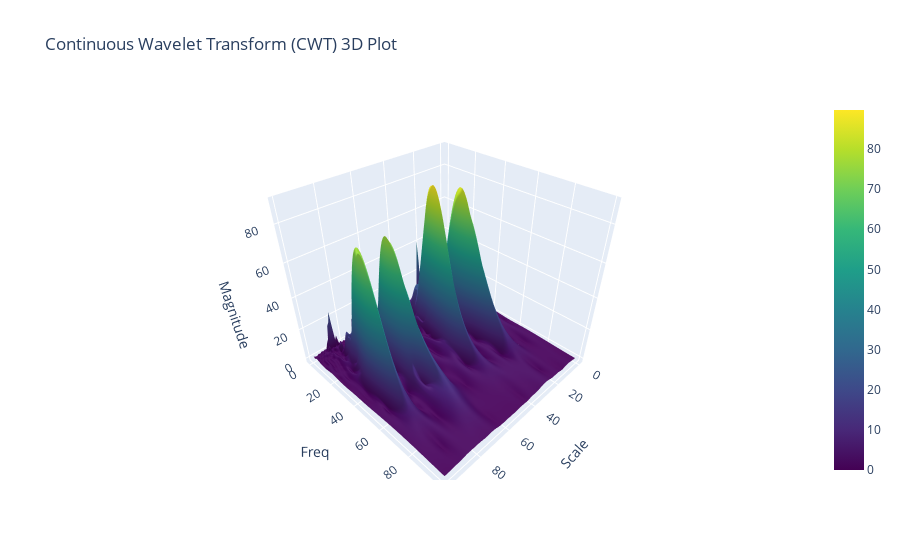

The notebook cell this image was saved under:
### Code cell
X, Y = np.meshgrid(np.arange(rowcount), np.arange(coloumncount))
Z = cwt.T  

fig = go.Figure(data=[go.Surface(z=Z, x=X, y=Y, colorscale='Viridis')])
fig.update_layout(title='Continuous Wavelet Transform (CWT) 3D Plot',
                  scene=dict(xaxis_title='Scale',
                             yaxis_title='Freq',
                             zaxis_title='Magnitude'),
                  autosize=True)
fig.show()

### Figure 1 — Plotly figure (JSON) as saved in the notebook; plotly's stock layout.template omitted (floating-point values rounded to 4 significant figures; data arrays with more than 128 entries replaced by an {"elided": "..."} marker saying what was removed)
{"data": [{"colorscale": [[0, "#440154"], [0.1111, "#482878"], [0.2222, "#3e4989"], [0.3333, "#31688e"], [0.4444, "#26828e"], [0.5556, "#1f9e89"], [0.6667, "#35b779"], [0.7778, "#6ece58"], [0.8889, "#b5de2b"], [1, "#fde725"]], "type": "surface", "x": {"elided": "100x100 int values"}, "y": {"elided": "100x100 int values"}, "z": {"elided": "100x100 float values"}}], "layout": {"autosize": true, "scene": {"xaxis": {"title": {"text": "Scale"}}, "yaxis": {"title": {"text": "Freq"}}, "zaxis": {"title": {"text": "Magnitude"}}}, "title": {"text": "Continuous Wavelet Transform (CWT) 3D Plot"}}}
